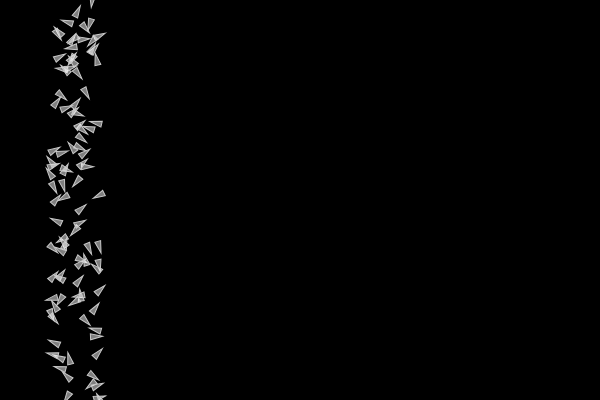
Frame 1 (no input)
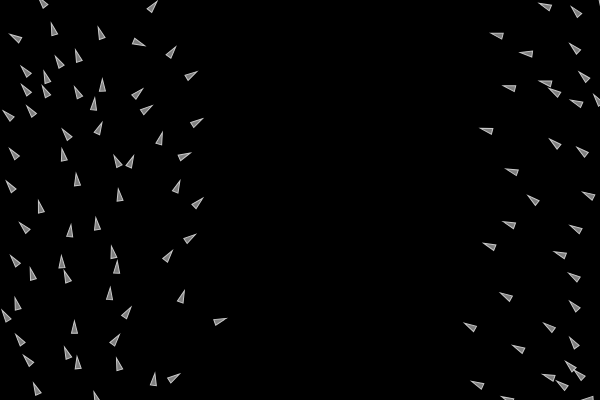
Frame 60 (no input)
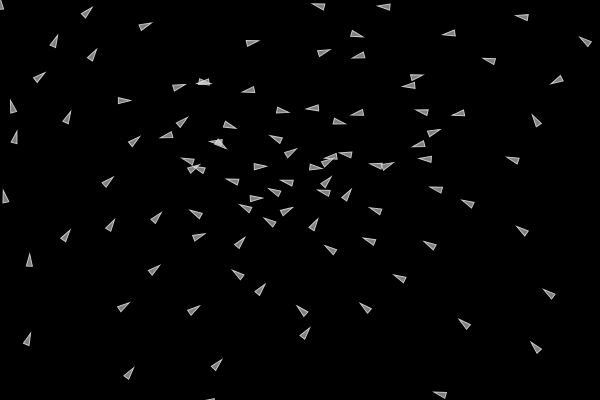
Frame 120 (the mouse pressed at the canvas centre since frame 60)

The p5.js sketch that drew these frames (run headless with seeded random() and noise() and a simulated clock; from frame 60 on, the mouse is pressed at the canvas centre):

// p5.js sketch
// ── sketch.js
/*
 * Basic  Drawing 基础图形绘画
 * Yuli Cai 蔡雨利
 */

// Example 8-1: nature of code flocking
// 示例8-1: nature of code, 物理模拟进阶
// https://p5js.org/examples/simulate-flocking.html
// 改译自 Dan Shiffman的示例， 注解：Yuli Cai 蔡雨利

let movers = [];
let moverNum = 100;
let mouse_force_weight = 0.5;
let mouse;

let attracting = true; //鼠标是吸引还是抵抗

function setup() {
    createCanvas(600, 400);
    noStroke();
    // 在setup中定义声明每一个小boid
    for (let i = 0; i < moverNum; i++) {
        let boid = new Boid(random(0.5, 3), random(50, 100), random(height));
        movers.push(boid);
    }
}

function draw() {
    background(0);
    // 鼠标的位置转换成向量
    mouse = createVector(mouseX, mouseY);
    if (attracting) {
        // 如果是吸引模式
        // 将鼠标的吸引力赋予给每一个mover
        for (let i = 0; i < movers.length; i++) {
            let mouseForce = movers[i].seek(mouse); //先通过每个mover自带的seek函数得出吸引力
            movers[i].applyForce(mouseForce);
        }
    } else {
        //如果是反抗模式
        for (let i = 0; i < movers.length; i++) {
            let mouseForce = movers[i].repel(mouse); //变换为通过每个mover自带的repel函数得出反抗力
            movers[i].applyForce(mouseForce);
        }
    }
    // 对每一个mover进行操控， 更新，显示
    for (let i = 0; i < movers.length; i++) {
        movers[i].flock(movers);
        movers[i].update();
        movers[i].display();
        movers[i].checkEdges();
    }
}

function keyPressed() {
    // 每当敲击一次键盘，吸引模式就转换
    attracting = !attracting;
}

// ── mover.js
class Boid {
    constructor(m, x, y) {
        this.mass = m;
        // 基本三元素
        // 1.位置 2.速度 3.加速度
        this.pos = createVector(x, y);
        // 给予每个小东西初始速度，方向不受限制
        this.vel = createVector(random(-1, 1), random(-1, 1));
        this.acc = createVector(0, 0);
        this.r = 3.0; // 控制这个东西的大小
        this.maxspeed = 5; //最大速度
        this.maxforce = 0.05; //最大作用的力
    }

    // run(boids) {
    //     this.flock(boids); //这个单独的boid会跟其他的boids进行互动
    //     this.update();
    //     this.checkEdges();
    //     this.display();
    // }

    // 牛顿第二定律 f = m*a
    // 力=质量*加速度
    applyForce(force) {
        // let f = p5.Vector.div(force, this.mass);
        this.acc.add(force); //力直接作用给加速度
    }

    // 所有在这个群体的boid不再单独运动
    // 它们的行为受彼此的影响
    // 主要影响： 1.离散力Separation
    flock(boids) {
        let sep = this.separate(boids);
        // 自己编的每个力的作用权重
        sep.mult(1.5);
        // 将最终力的结果作用到这个当前boid上
        this.applyForce(sep); //调用内部函数applyForce
    }

    seek(target) {
        // 想去的地方离现在的地方还有多少差距
        let desired = p5.Vector.sub(target, this.pos);
        desired.normalize(); //将数值标准化，0-1之间，方便计算
        desired.mult(this.maxspeed); //因为本来的数值在0-1之间，乘以最大速度，就是map到0-最大速度 区间了
        // 转向力
        let steer = p5.Vector.sub(desired, this.vel);
        steer.limit(this.maxforce);
        return steer;
    }

    repel(origin) {
        // 想去的地方离现在的地方还有多少差距
        let desired = p5.Vector.sub(origin, this.pos);
        desired.normalize(); //将数值标准化，0-1之间，方便计算
        desired.mult(this.maxspeed); //因为本来的数值在0-1之间，乘以最大速度，就是map到0-最大速度 区间了
        desired.mult(-1);
        // 转向力
        let steer = p5.Vector.sub(desired, this.vel);
        steer.limit(this.maxforce);
        return steer;
    }

    update() {
        // 速度的变化来源于加速度
        this.vel.add(this.acc);
        // 位置的变化来源于速度
        this.pos.add(this.vel);
        // 每一帧结束，我们让加速度清零，这样不会变的无限加速无限快
        this.acc.mult(0); // mult: multiply（乘以0的意思）
    }

    display() {
        // 画一个向着速度前进方向的三角形
        let theta = this.vel.heading() + radians(90);
        fill(255, 127);
        stroke(200);
        push();
        translate(this.pos.x, this.pos.y);
        rotate(theta);
        beginShape();
        vertex(0, -this.r * 2);
        vertex(-this.r, this.r * 2);
        vertex(this.r, this.r * 2);
        endShape(CLOSE);
        pop();
    }

    // 将弹球判断碰到边界的功能单独提出来
    checkEdges() {
        if (this.pos.x < -this.r) this.pos.x = width + this.r;
        if (this.pos.y < -this.r) this.pos.y = height + this.r;
        if (this.pos.x > width + this.r) this.pos.x = -this.r;
        if (this.pos.y > height + this.r) this.pos.y = -this.r;
    }

    //这个函数的参数是一个群体，
    separate(boids) {
      // 只要近身25像素的距离，就开始有分离力
        let desiredseparation = 50.0;
        let steer = createVector(0, 0);
        let count = 0;
        // 对于每一个在系统中的boid,检查他们是不是相隔太近
        for (let i = 0; i < boids.length; i++) {
            let d = p5.Vector.dist(this.pos, boids[i].pos);
            if ((d > 0) && (d < desiredseparation)) {
                // 如果离得太近了，就要让他们分开，
                let diff = p5.Vector.sub(this.pos, boids[i].pos);
                diff.normalize();
                diff.div(d); // 分离力的大小取决于他们离得多近，化成权重
                steer.add(diff);
                count++; // 要知道有多少个boids在我这个分离力圈子力
            }
        }

        if (count > 0) {
            steer.div(count);
        }
        // 只要最后是有力的，力是大于0的
        if (steer.mag() > 0) {
            // Implement Reynolds: Steering = Desired - Velocity
            steer.normalize();
            steer.mult(this.maxspeed);
            steer.sub(this.velocity);
            steer.limit(this.maxforce);
        }
        // 返回最终力的结果
        return steer;
    }
}
